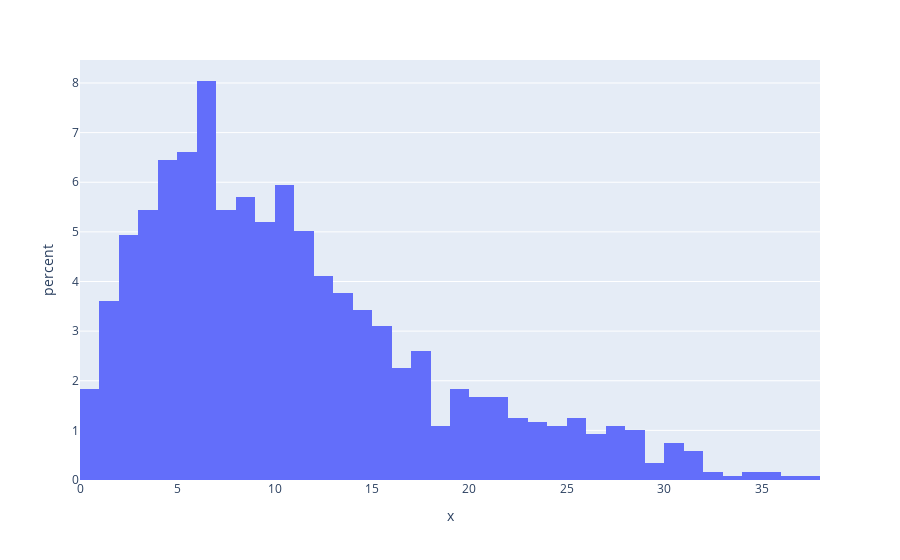

The code cell stored with this chart in its notebook:
### Code cell
fig = px.histogram(x=playoffs_df['PTS'], histnorm='percent')
fig.show()

### Figure 1 — Plotly figure (JSON) as saved in the notebook; plotly's stock layout.template omitted (floating-point values rounded to 4 significant figures; data arrays with more than 128 entries replaced by an {"elided": "..."} marker saying what was removed)
{"data": [{"alignmentgroup": "True", "bingroup": "x", "histnorm": "percent", "hovertemplate": "x=%{x}<br>percent=%{y}<extra></extra>", "legendgroup": "", "marker": {"color": "#636efa", "pattern": {"shape": ""}}, "name": "", "offsetgroup": "", "orientation": "v", "showlegend": false, "type": "histogram", "x": {"elided": "1194 float values"}, "xaxis": "x", "yaxis": "y"}], "layout": {"barmode": "relative", "legend": {"tracegroupgap": 0}, "margin": {"t": 60}, "xaxis": {"anchor": "y", "domain": [0, 1], "title": {"text": "x"}}, "yaxis": {"anchor": "x", "domain": [0, 1], "title": {"text": "percent"}}}}
